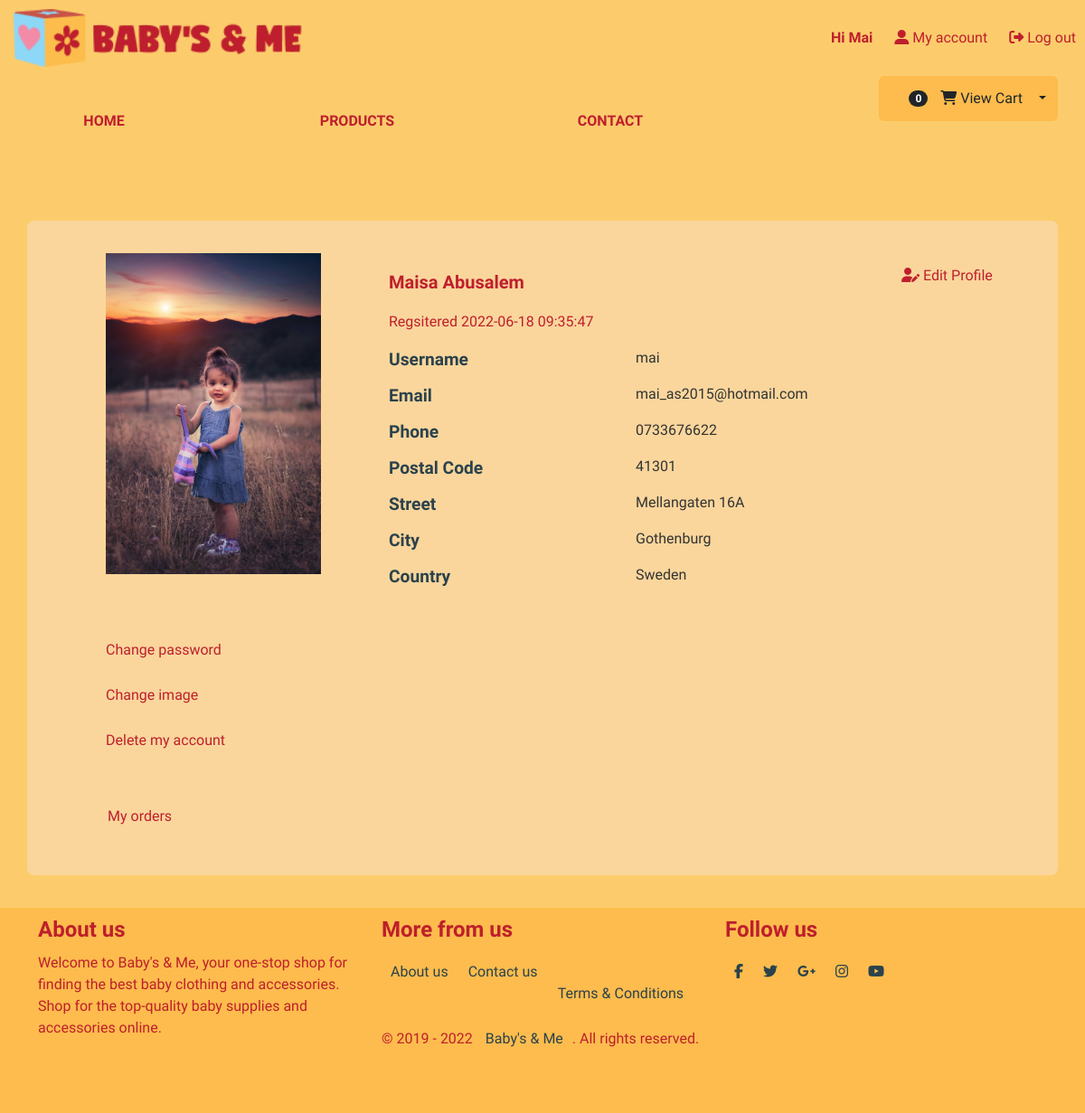
The page /my-pages.php?userId=14 (signed in) on the database its author committed.
### tables this page shows
CREATE TABLE `users` (
  `id` int(11) NOT NULL,
  `username` varchar(60) NOT NULL,
  `first_name` varchar(60) NOT NULL,
  `last_name` varchar(60) NOT NULL,
  `email` varchar(150) NOT NULL,
  `password` varchar(60) NOT NULL,
  `phone` varchar(60) NOT NULL,
  `street` varchar(255) NOT NULL,
  `postal_code` varchar(255) NOT NULL,
  `city` varchar(90) NOT NULL,
  `country` varchar(90) NOT NULL,
  `create_date` timestamp NOT NULL DEFAULT CURRENT_TIMESTAMP,
  `img_url` text
);

### src/config.php (called while the page is built, shortened)
<?php
require(SRC_PATH . '/dbconnect.php');
require(SRC_PATH . '/app/UserDbHandler.php');
$userDbHandler = new UserDbHandler($pdo);

### src/app/UserDbHandler.php (called while the page is built, shortened)
<?php
class UserDbHandler
{
    public function __construct($pdo)
    {
        $this->pdo = $pdo;
    }
    public function fetchUserById($id) {
        $sql = "
            SELECT * FROM users
            WHERE id = :id
        ";
        $stmt = $this->pdo->prepare($sql);
        $stmt->bindParam(':id', $id);
        $stmt->execute();
        return $stmt->fetch();
    }
}

### public/my-pages.php (the view, shortened to what this page needs)
<?php
    require '../src/config.php';
$userById = $userDbHandler->fetchUserById($_GET['userId']);
?>
<?php include 'layout/header.php';?>
<div class="container emp-profile">
    <div class="row">
        <div class="col-md-4">
            <div class="profile-img">
                <?php if ($userById['img_url'] == "") {?>
                <img class="myImg" src="img/default-user.png" alt="<?php echo $userById['username']; ?>">
                <?php } else {?>
                <img class="myImg" src="<?php echo $userById['img_url'] ?>" alt="<?php echo $userById['username']; ?>">
                <?php }?>
            </div>
        </div>
        <div class="col-md-6">
            <div class="profile-head">
                <h5>
                    <?=htmlentities(ucfirst($userById['first_name']))?>
                    <?=htmlentities(ucfirst($userById['last_name']))?>
                </h5>
                <p class='logInBtn'>Regsitered <?=htmlentities($userById['create_date'])?></p>
                <div class="tab-content profile-tab" id="myTabContent">
                    <div class="tab-pane fade show active" id="home" role="tabpanel" aria-labelledby="home-tab">
                        <div class="row">
                            <div class="col-md-6">
                                <label>Username</label>
                            </div>
                            <div class="col-md-6">
                                <p><?=htmlentities($userById['username'])?></p>
                            </div>
                        </div>
                        <div class="row">
                            <div class="col-md-6">
                                <label>Email</label>
                            </div>
                            <div class="col-md-6">
                                <p><?=htmlentities($userById['email'])?></p>
                            </div>
                        </div>
                        <div class="row">
                            <div class="col-md-6">
                                <label>Phone</label>
                            </div>
                            <div class="col-md-6">
                                <p><?=htmlentities($userById['phone'])?></p>
                            </div>
                        </div>
                        <div class="row">
                            <div class="col-md-6">
                                <label>Postal Code</label>
                            </div>
                            <div class="col-md-6">
                                <p><?=htmlentities($userById['postal_code'])?></p>
                            </div>
                        </div>
                        <div class="row">
                            <div class="col-md-6">
                                <label>Street</label>
                            </div>
                            <div class="col-md-6">
                                <p><?=htmlentities($userById['street'])?></p>
                            </div>
                        </div>
                        <div class="row">
                            <div class="col-md-6">
                                <label>City</label>
                            </div>
                            <div class="col-md-6">
                                <p><?=htmlentities($userById['city'])?></p>
                            </div>
                        </div>
                        <div class="row">
                            <div class="col-md-6">
                                <label>Country</label>
                            </div>
                            <div class="col-md-6">
                                <p><?=htmlentities($userById['country'])?></p>
                            </div>
                        </div>
                    </div>
                </div>
            </div>
        </div>
        <div class="col-md-2">
            <button type="button" class="btn logInBtn" data-toggle="modal" data-target="#updateUserModal"
                data-id="<?=htmlentities($userById['id'])?>" data-username="<?=htmlentities($userById['username'])?>"
                data-first_name="<?=htmlentities($userById['first_name'])?>"
                data-last_name="<?=htmlentities($userById['last_name'])?>"
                data-email="<?=htmlentities($userById['email'])?>" data-phone="<?=htmlentities($userById['phone'])?>"
                data-postal_code="<?=htmlentities($userById['postal_code'])?>"
                data-street="<?=htmlentities($userById['street'])?>" data-city="<?=htmlentities($userById['city'])?>"
                data-country="<?=htmlentities($userById['country'])?>">
                <i class="fas fa-user-edit"></i> Edit Profile
            </button>
        </div>
    </div>
    <div class="row">
        <div class="col-md-4">
            <div class="profile-work">
                <button type="button" class="btn logInBtn" data-toggle="modal" data-target="#updateUserPasswordModal"
                    data-id="<?=htmlentities($userById['id'])?>"
                    data-password="<?=htmlentities($userById['password'])?>"
                    data-confirmPassword="<?=htmlentities($userById['confirmPassword'])?>">
                    Change password
                </button>
                <button type="button" class="btn logInBtn" data-toggle="modal" data-target="#updateUserImageModal"
                    data-id="<?=htmlentities($userById['id'])?>" data-img_url="<?=htmlentities($userById['img_url'])?>">
                    Change image
                </button>
                <button type="button" class="btn logInBtn" data-toggle="modal" data-target="#deleteUserAccountModal"
                    data-username="<?=htmlentities($userById['username'])?>" data-id="<?=htmlentities($_POST['id'])?>">
                    Delete my account
                </button>
            </div>
        </div>
    </div>
    <div class="card">
        <div class="card-header">
            <a class="btn logInBtn" data-bs-toggle="collapse" href="#collapseOne" role="button" aria-expanded="false"
                aria-controls="collapseOne">
                My orders
            </a>
        </div>
    </div>
</div>
<?php include 'layout/footer.php';?>

### public/css/style.css (style rules this page uses)
body { font-family: 'Kameron', sans-serif; color: #333 !important; background-color: #fccc6c; }
a { text-decoration: none; }
.container { margin-bottom: 50px; }
.logInBtn, .logInBtn a, .navBtn, .logInBtn span { color: #bf1f2d !important; }
a, span { margin: 10px; }
.emp-profile { padding: 3%; margin-top: 3%; margin-bottom: 3%; border-radius: 0.5rem; background: #FAD69C; }
.card, .card-header { background: #FAD69C; border: none; margin: 0px 15px; padding:0px; }
.profile-img { text-align: center; }
.profile-img img { width: 70%; height: 80%; }
.profile-head h5 { color: #bf1f2d; margin-bottom: 20px; font-weight: 700; }
.profile-head { margin-top: 20px; }
.profile-work { margin: 10px; padding: 20px; display: flex; flex-direction: column; align-items: flex-start; }
.profile-tab label { font-weight: 600; }
.profile-tab p { color: #333; }
label { display: block; font-family: 'Mukta', sans-serif; font-size: 1.2rem; font-weight: 600; color: #2b424c; margin-bottom: 10px; }
button { height: 50px; background: #bf1f2d; color: #fcbd4d; border: 2px solid #fcbd4d; font-size: 1.25em; font-family: 'Mukta', sans-serif; border-radius: 6px; cursor: pointer; -webkit-transition: all 0.3s ease; transition: all 0.3s ease; margin: 0 8px; }

### rows shown on the page
users: img_url (picture), first_name "Maisa", last_name "Abusalem", create_date "2022-06-18 09:35:47", username "mai", email "mai_as2015@hotmail.com", phone "0733676622", postal_code "41301", street "Mellangaten 16A", city "Gothenburg", country "Sweden"

### other values the page prints
$loggedInUsername "Mai"
$cartItemCount "0"
